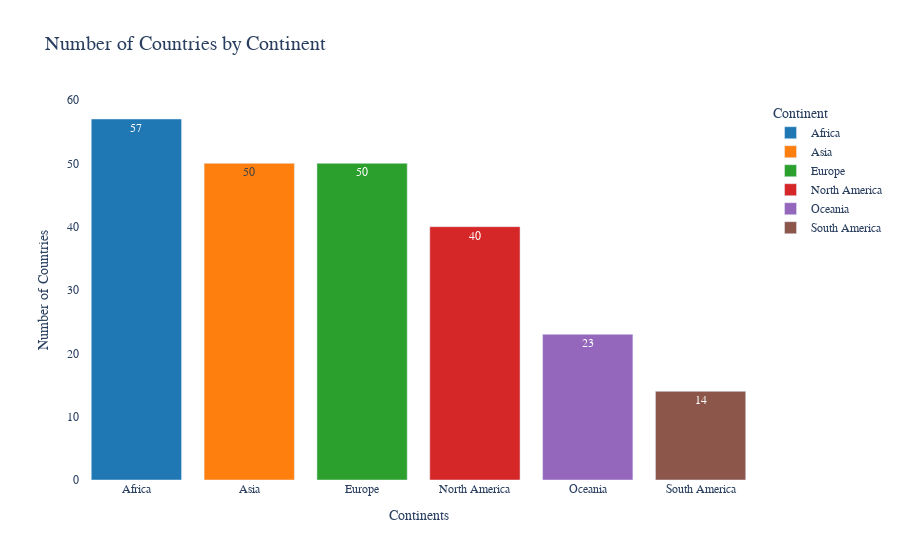

Source (notebook cell):
### Code cell
# Create the bar chart
custom_palette = ['#1f77b4', '#ff7f0e', '#2ca02c', '#d62728', '#9467bd', '#8c564b']
fig = px.bar(
countries_by_continent,
x='Continent',
y='count',
color='Continent',
text='count',
title='Number of Countries by Continent',
color_discrete_sequence=custom_palette
)

# Customize the layout
fig.update_layout(
xaxis_title='Continents',
yaxis_title='Number of Countries',
plot_bgcolor='rgba(0,0,0,0)', 
font_family='Arial', 
title_font_size=20 
)

fig.show()

### Figure 1 — Plotly figure (JSON) as saved in the notebook; plotly's stock layout.template omitted (floating-point values rounded to 4 significant figures)
{"data": [{"alignmentgroup": "True", "hovertemplate": "Continent=%{x}<br>count=%{text}<extra></extra>", "legendgroup": "Africa", "marker": {"color": "#1f77b4", "pattern": {"shape": ""}}, "name": "Africa", "offsetgroup": "Africa", "orientation": "v", "showlegend": true, "text": [57], "textposition": "auto", "type": "bar", "x": ["Africa"], "xaxis": "x", "y": [57], "yaxis": "y"}, {"alignmentgroup": "True", "hovertemplate": "Continent=%{x}<br>count=%{text}<extra></extra>", "legendgroup": "Asia", "marker": {"color": "#ff7f0e", "pattern": {"shape": ""}}, "name": "Asia", "offsetgroup": "Asia", "orientation": "v", "showlegend": true, "text": [50], "textposition": "auto", "type": "bar", "x": ["Asia"], "xaxis": "x", "y": [50], "yaxis": "y"}, {"alignmentgroup": "True", "hovertemplate": "Continent=%{x}<br>count=%{text}<extra></extra>", "legendgroup": "Europe", "marker": {"color": "#2ca02c", "pattern": {"shape": ""}}, "name": "Europe", "offsetgroup": "Europe", "orientation": "v", "showlegend": true, "text": [50], "textposition": "auto", "type": "bar", "x": ["Europe"], "xaxis": "x", "y": [50], "yaxis": "y"}, {"alignmentgroup": "True", "hovertemplate": "Continent=%{x}<br>count=%{text}<extra></extra>", "legendgroup": "North America", "marker": {"color": "#d62728", "pattern": {"shape": ""}}, "name": "North America", "offsetgroup": "North America", "orientation": "v", "showlegend": true, "text": [40], "textposition": "auto", "type": "bar", "x": ["North America"], "xaxis": "x", "y": [40], "yaxis": "y"}, {"alignmentgroup": "True", "hovertemplate": "Continent=%{x}<br>count=%{text}<extra></extra>", "legendgroup": "Oceania", "marker": {"color": "#9467bd", "pattern": {"shape": ""}}, "name": "Oceania", "offsetgroup": "Oceania", "orientation": "v", "showlegend": true, "text": [23], "textposition": "auto", "type": "bar", "x": ["Oceania"], "xaxis": "x", "y": [23], "yaxis": "y"}, {"alignmentgroup": "True", "hovertemplate": "Continent=%{x}<br>count=%{text}<extra></extra>", "legendgroup": "South America", "marker": {"color": "#8c564b", "pattern": {"shape": ""}}, "name": "South America", "offsetgroup": "South America", "orientation": "v", "showlegend": true, "text": [14], "textposition": "auto", "type": "bar", "x": ["South America"], "xaxis": "x", "y": [14], "yaxis": "y"}], "layout": {"barmode": "relative", "font": {"family": "Arial"}, "legend": {"title": {"text": "Continent"}, "tracegroupgap": 0}, "plot_bgcolor": "rgba(0,0,0,0)", "title": {"font": {"size": 20}, "text": "Number of Countries by Continent"}, "xaxis": {"anchor": "y", "categoryarray": ["Africa", "Asia", "Europe", "North America", "Oceania", "South America"], "categoryorder": "array", "domain": [0, 1], "title": {"text": "Continents"}}, "yaxis": {"anchor": "x", "domain": [0, 1], "title": {"text": "Number of Countries"}}}}
